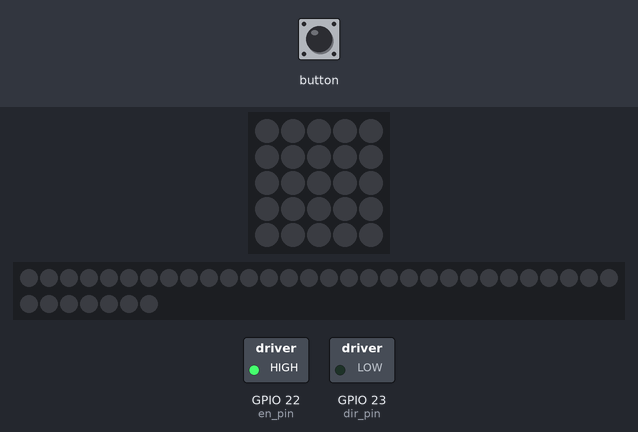
A program run on a simulated ESP32. On the bench: 5×5 RGB LED matrix (first LED top left, wired row by row), 37 RGB LEDs in strip order, left to right, continuing on the next row, switched loads named in the program (green lamp = pin HIGH). The test bench sets the inputs (shaded band). Pins used as bus, display or sensor lines are not drawn.

Above: at 2.8 s.
2.9 s: button pressed for 0.15 s
At 3.5 s:
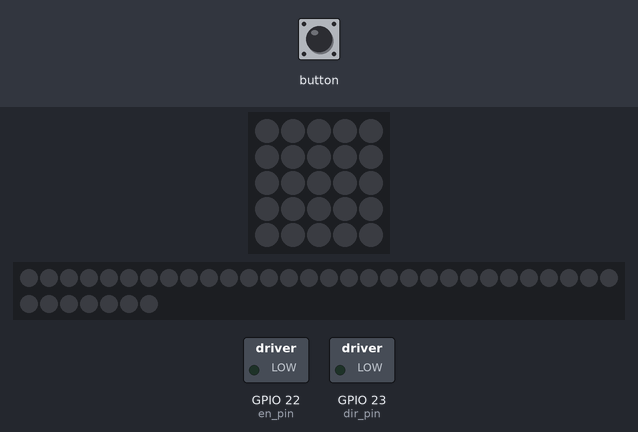
Timing chart, 0 to 10.5 s (numbered marks = the images above; inputs shaded):
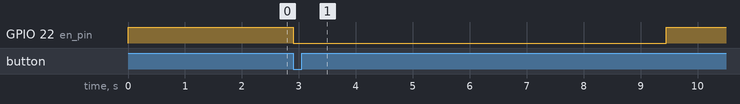

The program:

main.cpp
```cpp
//Demo for Pegasus BR with Hex LEDs in the  bottom and a stepmotor


#include <Arduino.h>
#include <M5Atom.h>
#include "StepperDriver.h"
#include "FastLED.h"

#define Neopixel_PIN 26
#define NUM_LEDS     37

CRGB leds[NUM_LEDS];
CRGB background[NUM_LEDS];
//uint8_t gHue = 0;  // Initial tone value.
uint8_t brightn = 0;  // Initial brightness value.

void drawBackground() {
  // A simple plasma effect
  fill_noise16 (background, NUM_LEDS, 1, millis(), 30, 1, 0, 50, millis() / 3, 10);
}

void drawMovingPixel() {
  // A pixel that moves back and forth using noise
  uint16_t pos = inoise16(millis() * 100);
  pos = constrain(pos, 13000, 51000);
  pos = map(pos, 13000, 51000, 0, NUM_LEDS - 1);
  leds[pos] = CRGB::Red;
}

int cur_value1 = 0, cur_value2 = 0;

int motor_steps = 200;
int step_divisition = 32; //32
int en_pin = 22;
int dir_pin = 23;
int step_pin = 19;

int step = 0;
int speed = 0;

int toggler =0;

StepperDriver ss(motor_steps, step_divisition, en_pin, dir_pin, step_pin);

void setup()
{
  M5.begin(true, false, true);
  ss.powerEnable(false);
  ss.setSpeed(0);
  delay(1600);

      // Neopixel initialization.
    FastLED.addLeds<WS2811, Neopixel_PIN, GRB>(leds, NUM_LEDS)
        .setCorrection(TypicalLEDStrip);
    FastLED.setBrightness(100);  // set the LED brightness to 5.
    fill_solid(leds, NUM_LEDS, CRGB::Black);
    FastLED.show();
    brightn =5;
}

void loop()

{
   if(M5.Btn.wasPressed()) {
      toggler=toggler+1;
      if(toggler==7) toggler=0;
   }

   if(toggler==0)
   {
      ss.powerEnable(false);
      ss.setSpeed(0);
      fill_solid(leds, NUM_LEDS, CRGB::Black);
      FastLED.show();
   }

   if(toggler==1) // Turn on Stepmotor - fast
   {
      ss.powerEnable(true);
      ss.setSpeed(500); // 60 = 60 revolutions per minute (rpm) = 1 rev per sec
      ss.step(6000,200,200);
      //ss.setSpeed(600);
      //ss.step(6000);

      //ss.setSpeed(800);
      //ss.step(8000);

      //ss.setSpeed(900);
      //ss.step(9000);

      //ss.setSpeed(1000);
      //ss.step(10000);
      //delay(500);
      //ss.step(-5000);
      //delay(3000);
      ss.powerEnable(false);
      toggler=2;
}

   if(toggler==3) // Turn on white LEDs
   {
            fill_solid(leds, NUM_LEDS, CRGB::White);
            FastLED.setBrightness(255);
            FastLED.show();
   }

   if(toggler==4) // Turn on white LEDS and fast motor
   {
            fill_solid(leds, NUM_LEDS, CRGB::White);
            FastLED.setBrightness(255);
            FastLED.show();

      ss.powerEnable(true);
      ss.setSpeed(600); // 60 = 60 revolutions per minute (rpm) = 1 rev per sec
      ss.step(60000,200,0);
      //ss.step(6000);
      //ss.powerEnable(false);
      delay(100);
      //toggler=5;
   }

   if(toggler==5) // Stop stepmotor
   {
      ss.powerEnable(false);

   }

   if(toggler==6) // Turn on Disco show with LEDs
   {
  drawBackground();
  drawMovingPixel();

  EVERY_N_MILLISECONDS(20) {
    fadeToBlackBy(leds, NUM_LEDS, 10);
    nblend(leds, background, NUM_LEDS, 30);
  }

  FastLED.show();


/*        fill_rainbow(
        leds, NUM_LEDS, gHue,
        7);  // Set the leds from 0 to 37 beads to gradient rainbow color, the
             // starting tone value to gHue, and the color difference between
             // adjacent beads to 7.
        FastLED.show();  // Updated LED color
        delay(10);
        gHue++; */
   }

      M5.update();
   }


/* {
  cur_value1 = digitalRead(32); // read the value of BUTTONS
  cur_value2 = digitalRead(26);

  if (cur_value1 == 0)
  {
    ss.powerEnable(true);
    ss.setSpeed(200);
    ss.step(100);
    ss.powerEnable(false);
  }

  if (cur_value2 == 0)
  {
    ss.powerEnable(true);
    ss.setSpeed(100);
    ss.step(-100);
    ss.powerEnable(false);
  } */
//}
```

StepperDriver.cpp
```cpp
#include "Arduino.h"
#include "StepperDriver.h"


StepperDriver::StepperDriver(int number_of_steps, int step_division, int en_pin, int dir_pin, int step_pin)
{
  this->number_of_steps = number_of_steps;
  this->step_division = step_division;
  this->step_interval = 10000;
  this->last_step_time = 0;
  this->target_step_time1 = 0;
  this->target_step_time2 = 0;

  // Arduino pins for the motor control connection:
  this->en_pin = en_pin;
  this->dir_pin = dir_pin;
  this->step_pin = step_pin;

  // setup the pins on the microcontroller:
  pinMode(en_pin, OUTPUT);
  pinMode(dir_pin, OUTPUT);
  pinMode(step_pin, OUTPUT);
}

/*
  Sets the speed in revs per minute
*/
void StepperDriver::setSpeed(float rpm)
{
  step_interval = 60000000L / (number_of_steps * rpm * step_division);
}


void StepperDriver::powerEnable(bool ena)
{
  if (ena) {
    digitalWrite(en_pin, LOW);
  } else {
    digitalWrite(en_pin, HIGH);
  }
}


/*
  Moves the motor steps_to_move steps.  If the number is negative,
  the motor moves in the reverse direction.
 */
void StepperDriver::step(long steps_to_move)
{
  steps_to_move *= step_division;
  setDirection(steps_to_move);
  last_step_time = micros();

  for (long i = abs(steps_to_move); i > 0; i--) {
    move();
  }
}


void StepperDriver::step(long steps_to_move, long steps_acc, long steps_dec)
{
  steps_to_move *= step_division;
  steps_acc *= step_division;
  steps_dec *= step_division;
  setDirection(steps_to_move);
  last_step_time = micros();

  if (steps_acc > 0) {
    for (long i = 1; i <= steps_acc; i++) {
      dynamicMove( i , steps_acc );
    }
  }

  for (long i = (abs(steps_to_move) - abs(steps_acc) - abs(steps_dec)); i > 0; i--) {
    move();
  }

  if (steps_dec > 0) {
    for (long i = (steps_dec - 1); i >= 0; i--) {
      dynamicMove( i , steps_dec );
    }
  }
}


void StepperDriver::setDirection(long steps_to_move)
{
  if (steps_to_move < 0) {
    digitalWrite(dir_pin, HIGH);
  }
  else {
    digitalWrite(dir_pin, LOW);
  }
}


void StepperDriver::move()
{
  digitalWrite(step_pin, HIGH);
  moveInterval(step_interval);
}


void StepperDriver::dynamicMove(int s1, int s2)
{
  digitalWrite(step_pin, HIGH);
  double r1 = (double)s1 / (double)s2;
  double r2 = 0.1 + 0.2*r1 + 2.2*r1*r1 - 1.5*r1*r1*r1;
  moveInterval( (unsigned long)(step_interval / r2) );
}


void StepperDriver::moveInterval(unsigned long target_delay)
{
  target_step_time1 = last_step_time + (target_delay / 2);
  target_step_time2 = last_step_time + target_delay;

  if (target_step_time1 >= last_step_time) {
    while (micros() < target_step_time1) {}
  }
  else {
    while ((long)(micros()) < (long)target_step_time1) {}
  }

  digitalWrite(step_pin, LOW);

  if (target_step_time2 >= last_step_time) {
    while (micros() < target_step_time2) {}
  }
  else {
    while ((long)(micros()) < (long)target_step_time2) {}
  }
  last_step_time = micros();
}
```

StepperDriver.h
```cpp
#ifndef StepperDriver_h
#define StepperDriver_h

// library interface description
class StepperDriver {
  public:
    // constructors:
    StepperDriver(int number_of_steps, int step_division, int en_pin, int dir_pin, int step_pin);

    // speed setter method:
    void setSpeed(float rpm);

    void powerEnable(bool ena);

    // mover method:
    void step(long steps_to_move);

    void step(long steps_to_move, long steps_acc, long steps_dec);

  private:
    void setDirection(long steps_to_move);

    void move();

    void dynamicMove(int s1, int s2);

    void moveInterval(unsigned long target_delay);


    int number_of_steps;
    int step_division;
    unsigned long step_interval;
    unsigned long last_step_time;
    unsigned long target_step_time1;
    unsigned long target_step_time2;

    // motor pin numbers:
    int en_pin;
    int dir_pin;
    int step_pin;

};

#endif
```

Measured:
- after the input at 2.9 s, GPIO 22 (en_pin): HIGH → LOW at once, → HIGH 6.6 s later
